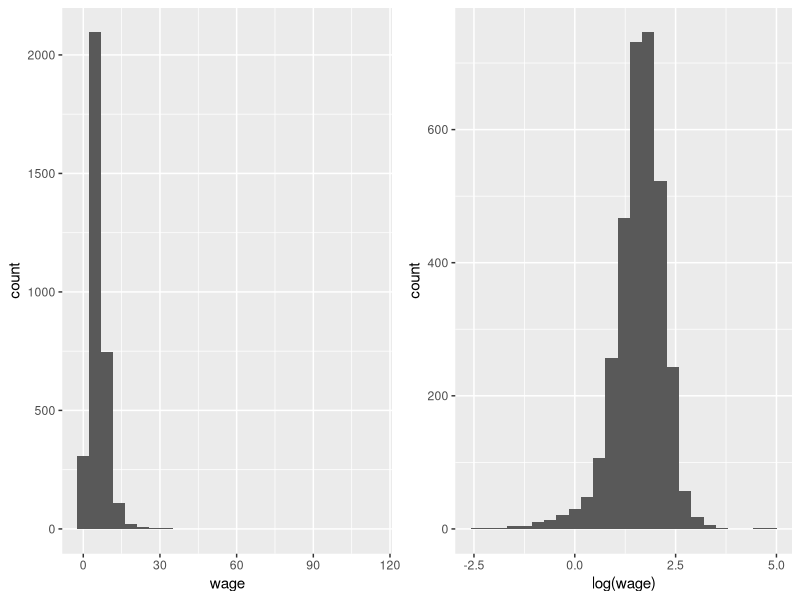
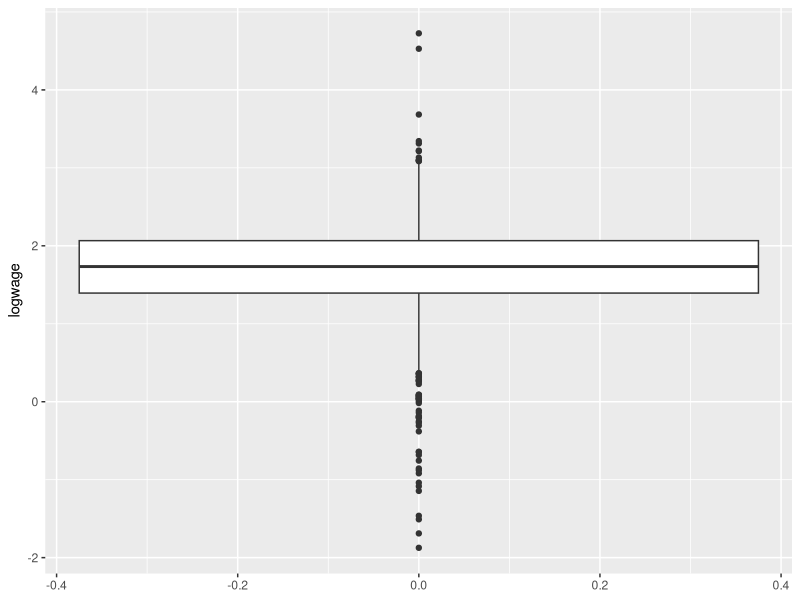
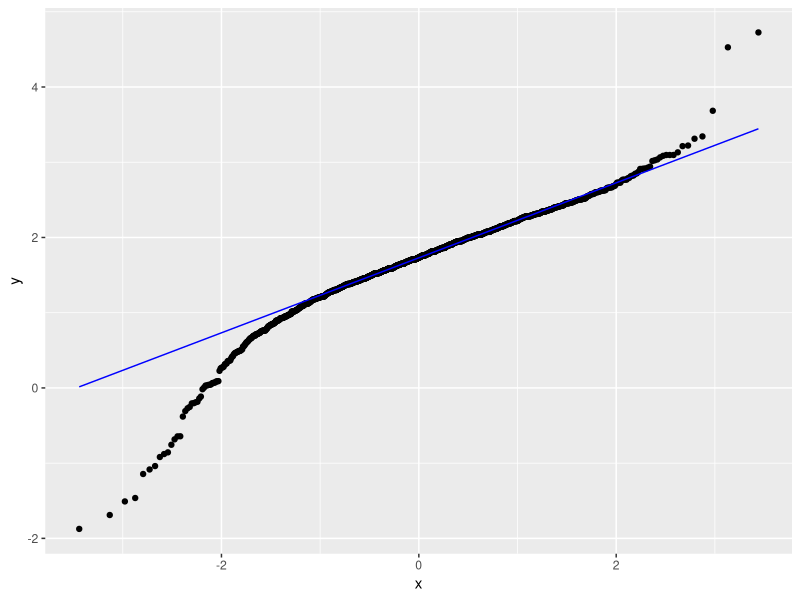

Reproduce these figures in R, in order.
## ---- chunk 1
pnorm(11/17)
## ---- chunk 2
pnorm(11/17)^15
## ---- chunk 3
15*178
## ---- chunk 4
15*17^2
## ---- chunk 5
(2850-2670)/sqrt(4335)
## ---- chunk 6
#two ways to calculate this.
#Option 1:
1-pnorm(2.7339)
#Option 2:
pnorm(2.7339, lower.tail=FALSE)
## ---- chunk 7
# qnorm() function gives the inverse of CDF 
qnorm(0.9999)
## ---- chunk 8
#build function to solve quadratic equation
quad_solve <- function(a, b, c)
{
  a <- as.complex(a)
  answer <- c((-b + sqrt(b^2 - 4*a*c))/(2*a),
              (-b + sqrt(b^2 - 4*a*c))/(2*a))
  if(all(Im(answer) == 0)) answer <- Re(answer)
  if(answer[1] == answer[2]) return(answer[1])
  answer
}

# solve our equation
(quad_solve(a = 178, b=3.719*17, c=-2850))^2
## ---- chunk 9
libraries <- c("haven",       # to import/export SPSS, STATA, SAS files
               "tidyverse",   # for tidy data
               "ggplot2",     # for visualization
               "gridExtra")   # to plot graphs in grids
# invisible(lapply(libraries, library, character.only=TRUE)) will load the libraries
## ---- chunk 10
invisible(lapply(libraries, library, character.only=TRUE))
## ---- chunk 11
wagefull_df <- read_dta("../Data/wagefull.dta")
head(wagefull_df)
## ---- chunk 12
#We will display the two graphs side by side.
# Histogram of wage
p1 <- ggplot(wagefull_df,
      aes(x = wage)) +
  geom_histogram(bins = 25)
#Histogram of ln wage
p2 <- ggplot(wagefull_df,
      aes(x = log(wage))) +
  geom_histogram(bins = 25)

#we arrange the charts in a grid:
grid.arrange(p1, p2, nrow = 1)
## ---- chunk 13
wagefull_df %>%
  filter(male==1) %>%
  summarize(mean = mean(log(wage)), st.dev. = sd(log(wage)), var = var(log(wage))) 

# sd() and var() use n-1 in the denominator

## ---- chunk 14
logwage_male_df <- wagefull_df %>%
  filter(male == 1) %>%
  mutate(logwage = log(wage))

sqrt(var(logwage_male_df$logwage)/nrow(logwage_male_df))

## ---- chunk 15
summary(logwage_male_df$logwage)
## ---- chunk 16
ggplot(logwage_male_df,
       aes(y = logwage)) +
  geom_boxplot()
## ---- chunk 17
ggplot(logwage_male_df,
       aes(sample = logwage)) +
  stat_qq() +
  stat_qq_line(color = "blue")
## ---- chunk 18
shapiro.test(logwage_male_df$logwage)
## ---- chunk 19
t.test(logwage_male_df$logwage,
       mu = 1.7,
       alternative = "two.sided")
## ---- chunk 20
# In part (c) we created logwage_male dataframe that introduced a new row called logwage. Lets first do the same for females:
logwage_female_df <- wagefull_df %>%
  filter(male == 0) %>%
  mutate(logwage = log(wage))

# Now we can create our variables:
X_bar <- mean(logwage_male_df$logwage)
Y_bar <- mean(logwage_female_df$logwage)
var_X <- var(logwage_male_df$logwage)  # like sd() var() uses denominator n-1.
var_Y <- var(logwage_female_df$logwage)
n_X <- nrow(logwage_male_df)
n_Y <- nrow(logwage_female_df)
st_err <- sqrt(var_X/n_X + var_Y/n_Y)

# calculate the test statistic:

t_D <- (X_bar - Y_bar)/st_err

#display the variables in a table
data.frame(t_D, X_bar, Y_bar, var_X, var_Y, n_X, n_Y, st_err)
## ---- chunk 21
# let's obtain the critical value for 1% significance level from standard normal:

qnorm(0.995)
